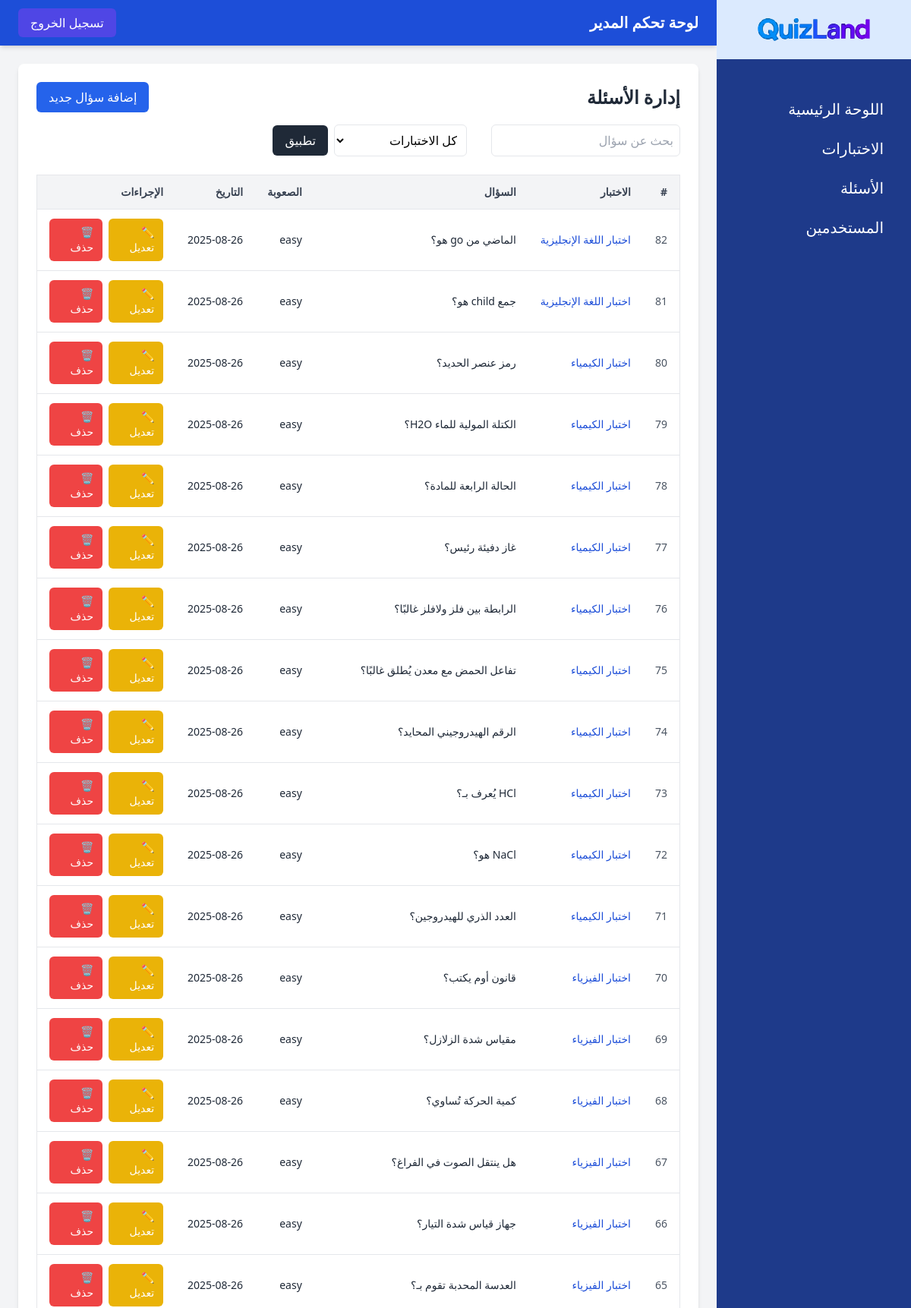
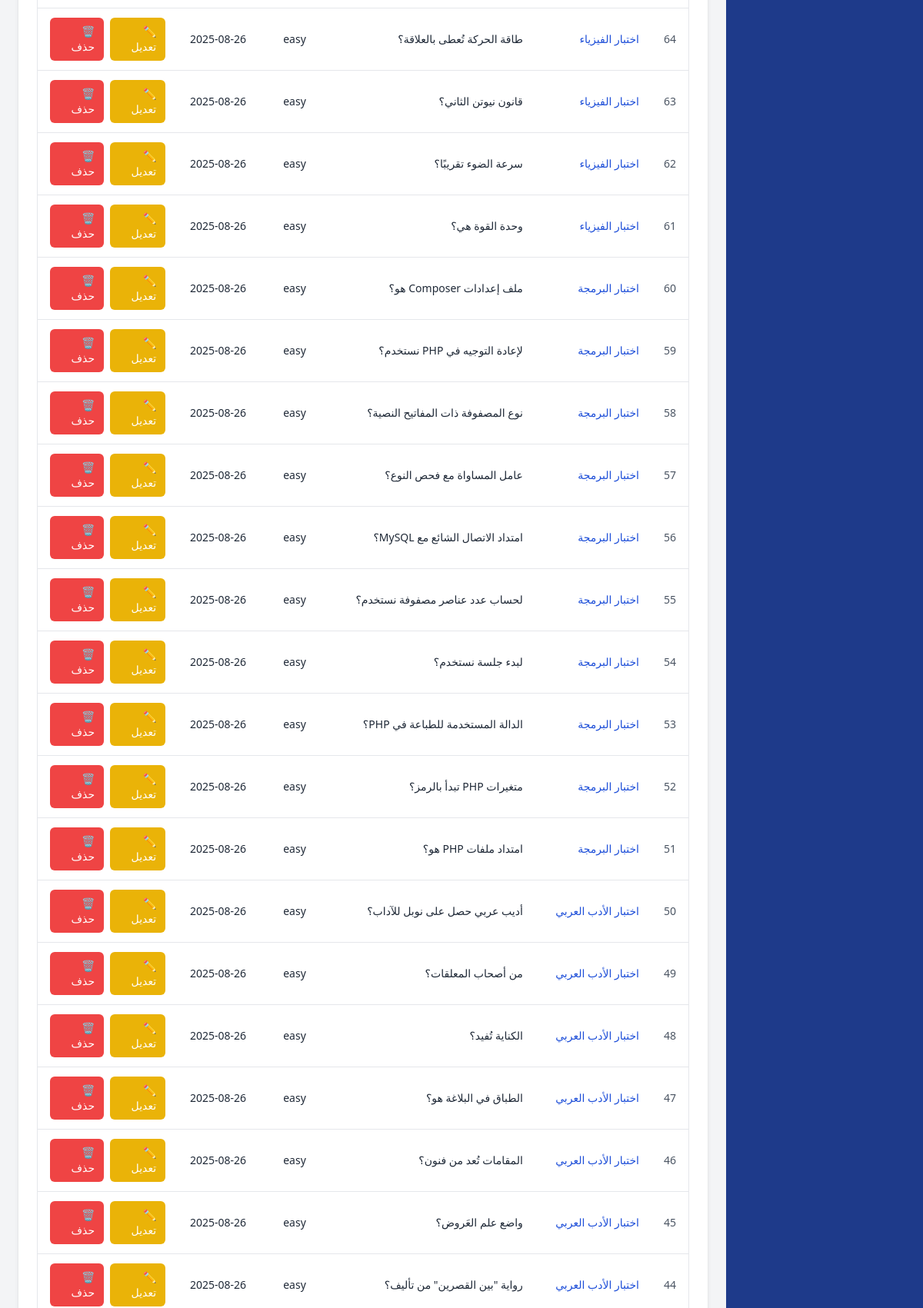
The page /views/admin/questions/ (signed in, upper part) on the database its author committed (2 pictures, top to bottom).
### tables this page shows
CREATE TABLE questions (
    id INT AUTO_INCREMENT PRIMARY KEY,
    quiz_id INT NOT NULL,
    question_text TEXT NOT NULL,
    question_type ENUM('multiple_choice', 'true_false', 'short_answer') NOT NULL DEFAULT 'multiple_choice',
    difficulty ENUM('easy', 'medium', 'hard') NOT NULL DEFAULT 'medium',
    created_at TIMESTAMP NOT NULL DEFAULT CURRENT_TIMESTAMP,
    updated_at TIMESTAMP NULL DEFAULT NULL ON UPDATE CURRENT_TIMESTAMP,
    CONSTRAINT fk_questions_quiz
        FOREIGN KEY (quiz_id) REFERENCES quizzes(id)
        ON UPDATE CASCADE
        ON DELETE CASCADE
);

CREATE TABLE quizzes (
    id INT AUTO_INCREMENT PRIMARY KEY,
    title VARCHAR(255) NOT NULL,
    description TEXT,
    category VARCHAR(255) NOT NULL,
    image VARCHAR(255) DEFAULT NULL,
    created_at TIMESTAMP DEFAULT CURRENT_TIMESTAMP,
    updated_at TIMESTAMP NULL DEFAULT NULL ON UPDATE CURRENT_TIMESTAMP,
    created_by INT NOT NULL,
    CONSTRAINT fk_quizzes_created_by
        FOREIGN KEY (created_by) REFERENCES users(id)
        ON UPDATE CASCADE
        ON DELETE RESTRICT
);

### views/Admin/questions/index.php (the view, shortened to what this page needs)
<?php
include '../../../config/db.php';
$search = isset($_GET['search']) ? trim($_GET['search']) : '';
$sql = "SELECT q.id, q.question_text, q.question_type, q.difficulty, q.created_at,
               qz.title AS quiz_title, qz.id AS quiz_id
        FROM questions q
        JOIN quizzes qz ON q.quiz_id = qz.id";
$sql .= " ORDER BY q.id DESC";
$stmt = $conn->prepare($sql);
$stmt->execute();
$res = $stmt->get_result();
$questions = $res->fetch_all(MYSQLI_ASSOC);
?>
<!DOCTYPE html>
<html lang="ar" dir="rtl">
<head>
    <script src="https://cdn.tailwindcss.com"></script>
</head>
<body class="bg-gray-100">
    <div class="flex">
        <?php include '../sidebar.php'; ?>
        <div class="flex-1 md:mr-64" style="width: -webkit-fill-available;">
            <?php include '../topbar.php'; ?>
            <div class="p-6">
                <div class="bg-white shadow-md p-6 rounded-lg">
                    <div class="flex items-center justify-between gap-3 flex-wrap">
                        <h2 class="text-2xl font-semibold text-gray-800">إدارة الأسئلة</h2>
                        <div class="flex items-center gap-2">
                            <a href="create.php" class="px-4 py-2 bg-blue-600 text-white rounded-md">إضافة سؤال جديد</a>
                        </div>
                    </div>
                    <form class="mt-4 flex items-center gap-2 flex-wrap" method="get">
                        <input type="text" name="search" value="<?= htmlspecialchars($search) ?>"
                            placeholder="بحث عن سؤال" class="border rounded-md p-2 bg-white ml-6">
                        <select name="quiz_id" class="border rounded-md p-2 bg-white">
                            <option value="">كل الاختبارات</option>
                        </select>
                        <button class="px-4 py-2 bg-gray-800 text-white rounded-md">تطبيق</button>
                    </form>
                    <?php if (count($questions) === 0): ?>
                        <p class="mt-6 text-gray-600">لا توجد أسئلة.</p>
                    <?php else: ?>
                        <div class="mt-6 overflow-x-auto hidden lg:block">
                            <table class="border border-gray-200 rounded-lg shadow-sm" style="width: 100% !important;">
                                <thead class="bg-gray-100 text-gray-700 text-sm uppercase">
                                    <tr>
                                        <th class="py-3 px-4 text-right border-b">#</th>
                                        <th class="py-3 px-4 text-right border-b">الاختبار</th>
                                        <th class="py-3 px-4 text-right border-b">السؤال</th>
                                        <th class="py-3 px-4 text-right border-b">الصعوبة</th>
                                        <th class="py-3 px-4 text-right border-b">التاريخ</th>
                                        <th class="py-3 px-4 text-right border-b">الإجراءات</th>
                                    </tr>
                                </thead>
                                <tbody class="divide-y divide-gray-200 text-sm text-gray-800">
                                    <?php foreach ($questions as $row): ?>
                                        <tr class="hover:bg-gray-50 transition">
                                            <td class="py-3 px-4 font-medium text-gray-600"><?= $row['id'] ?></td>
                                            <td class="py-3 px-4 whitespace-nowrap">
                                                <a href="index.php?quiz_id=<?= $row['quiz_id'] ?>"
                                                    class="text-blue-700 hover:underline">
                                                    <?= htmlspecialchars($row['quiz_title']) ?>
                                                </a>
                                            </td>
                                            <td class="py-3 px-4">
                                                <span class="block max-w-[250px] truncate"
                                                    title="<?= htmlspecialchars($row['question_text']) ?>">
                                                    <?= htmlspecialchars($row['question_text']) ?>
                                                </span>
                                            </td>
                                            <td class="py-3 px-4"><?= htmlspecialchars($row['difficulty']) ?></td>
                                            <td class="py-3 px-4 whitespace-nowrap">
                                                <?= date("Y-m-d", strtotime($row['created_at'])) ?>
                                            </td>
                                            <td class="py-3 px-4">
                                                <div class="flex items-center gap-2">
                                                    <a href="edit.php?id=<?= $row['id'] ?>"
                                                        class="inline-flex items-center text-white hover:opacity-90 transition bg-yellow-500 px-3 py-2 rounded-md">
                                                        ✏️ تعديل
                                                    </a>
                                                    <a href="delete.php?id=<?= $row['id'] ?>"
                                                        onclick="return confirm('هل أنت متأكد من الحذف؟');"
                                                        class="inline-flex items-center text-white hover:opacity-90 transition bg-red-500 px-3 py-2 rounded-md">
                                                        🗑️ حذف
                                                    </a>
                                                </div>
                                            </td>
                                        </tr>
                                    <?php endforeach; ?>
                                </tbody>
                            </table>
                        </div>
                    <?php endif; ?>
                </div>
            </div>
        </div>
    </div>
</body>
</html>

### views/Admin/sidebar.php (shortened to what this page needs)
<div id="sidebar"
    class="fixed inset-y-0 right-0 w-1/2 max-w-xs bg-blue-900 text-white z-50 transform -translate-x-full transition-transform duration-300 md:translate-x-0 md:fixed md:w-64 md:block hidden">
    <div class="p-6 text-center bg-blue-100">
        <img src="/QuizLand/assets/images/logo/logo.svg" alt="Logo" width="150" class="mx-auto">
    </div>
    <div class="mt-10">
        <ul>
            <li class="py-3 px-6 hover:bg-purple-700">
                <a href="/QuizLand/views/admin/" class="text-xl flex items-center">
                    اللوحة الرئيسية
                </a>
            </li>
            <li class="py-3 px-6 hover:bg-purple-700">
                <a href="/QuizLand/views/admin/quizzes/" class="text-xl flex items-center">
                    الاختبارات
                </a>
            </li>
            <li class="py-3 px-6 hover:bg-purple-700">
                <a href="/QuizLand/views/admin/questions/" class="text-xl flex items-center">
                    الأسئلة
                </a>
            </li>
            <li class="py-3 px-6 hover:bg-purple-700">
                <a href="/QuizLand/views/admin/users/" class="text-xl flex items-center">
                    المستخدمين
                </a>
            </li>
        </ul>
    </div>
</div>

### views/Admin/topbar.php (shortened to what this page needs)
<div class="bg-blue-700 shadow-md flex items-center justify-between px-6 py-4">
    <div class="flex items-center justify-between">
        <span class="md:text-xl font-semibold text-white">لوحة تحكم المدير</span>
    </div>
    <div class="flex items-center space-x-4">
        <div class="relative">
            <a href="/QuizLand/views/auth/logout.php"
                class="px-4 py-2 bg-indigo-600 text-white rounded-md ml-6 sm:ml-0">تسجيل
                الخروج</a>
        </div>
    </div>
</div>

### rows shown on the page
questions: id "82", quiz.title "اختبار اللغة الإنجليزية", question_text "الماضي من go هو؟", difficulty "easy", created_at "2025-08-26"
questions: id "81", quiz.title "اختبار اللغة الإنجليزية", question_text "جمع child هو؟", difficulty "easy", created_at "2025-08-26"
questions: id "80", quiz.title "اختبار الكيمياء", question_text "رمز عنصر الحديد؟", difficulty "easy", created_at "2025-08-26"
questions: id "79", quiz.title "اختبار الكيمياء", question_text "الكتلة المولية للماء H2O؟", difficulty "easy", created_at "2025-08-26"
questions: id "78", quiz.title "اختبار الكيمياء", question_text "الحالة الرابعة للمادة؟", difficulty "easy", created_at "2025-08-26"
questions: id "77", quiz.title "اختبار الكيمياء", question_text "غاز دفيئة رئيس؟", difficulty "easy", created_at "2025-08-26"
questions: id "76", quiz.title "اختبار الكيمياء", question_text "الرابطة بين فلز ولافلز غالبًا؟", difficulty "easy", created_at "2025-08-26"
questions: id "75", quiz.title "اختبار الكيمياء", question_text "تفاعل الحمض مع معدن يُطلق غالبًا؟", difficulty "easy", created_at "2025-08-26"
questions: id "74", quiz.title "اختبار الكيمياء", question_text "الرقم الهيدروجيني المحايد؟", difficulty "easy", created_at "2025-08-26"
questions: id "73", quiz.title "اختبار الكيمياء", question_text "HCl يُعرف بـ؟", difficulty "easy", created_at "2025-08-26"
questions: id "72", quiz.title "اختبار الكيمياء", question_text "NaCl هو؟", difficulty "easy", created_at "2025-08-26"
questions: id "71", quiz.title "اختبار الكيمياء", question_text "العدد الذري للهيدروجين؟", difficulty "easy", created_at "2025-08-26"
questions: id "70", quiz.title "اختبار الفيزياء", question_text "قانون أوم يكتب؟", difficulty "easy", created_at "2025-08-26"
questions: id "69", quiz.title "اختبار الفيزياء", question_text "مقياس شدة الزلازل؟", difficulty "easy", created_at "2025-08-26"
questions: id "68", quiz.title "اختبار الفيزياء", question_text "كمية الحركة تُساوي؟", difficulty "easy", created_at "2025-08-26"
questions: id "67", quiz.title "اختبار الفيزياء", question_text "هل ينتقل الصوت في الفراغ؟", difficulty "easy", created_at "2025-08-26"
questions: id "66", quiz.title "اختبار الفيزياء", question_text "جهاز قياس شدة التيار؟", difficulty "easy", created_at "2025-08-26"
questions: id "65", quiz.title "اختبار الفيزياء", question_text "العدسة المحدبة تقوم بـ؟", difficulty "easy", created_at "2025-08-26"
questions: id "64", quiz.title "اختبار الفيزياء", question_text "طاقة الحركة تُعطى بالعلاقة؟", difficulty "easy", created_at "2025-08-26"
questions: id "63", quiz.title "اختبار الفيزياء", question_text "قانون نيوتن الثاني؟", difficulty "easy", created_at "2025-08-26"
questions: id "62", quiz.title "اختبار الفيزياء", question_text "سرعة الضوء تقريبًا؟", difficulty "easy", created_at "2025-08-26"
questions: id "61", quiz.title "اختبار الفيزياء", question_text "وحدة القوة هي؟", difficulty "easy", created_at "2025-08-26"
questions: id "60", quiz.title "اختبار البرمجة", question_text "ملف إعدادات Composer هو؟", difficulty "easy", created_at "2025-08-26"
questions: id "59", quiz.title "اختبار البرمجة", question_text "لإعادة التوجيه في PHP نستخدم؟", difficulty "easy", created_at "2025-08-26"
questions: id "58", quiz.title "اختبار البرمجة", question_text "نوع المصفوفة ذات المفاتيح النصية؟", difficulty "easy", created_at "2025-08-26"
questions: id "57", quiz.title "اختبار البرمجة", question_text "عامل المساواة مع فحص النوع؟", difficulty "easy", created_at "2025-08-26"
questions: id "56", quiz.title "اختبار البرمجة", question_text "امتداد الاتصال الشائع مع MySQL؟", difficulty "easy", created_at "2025-08-26"
questions: id "55", quiz.title "اختبار البرمجة", question_text "لحساب عدد عناصر مصفوفة نستخدم؟", difficulty "easy", created_at "2025-08-26"
questions: id "54", quiz.title "اختبار البرمجة", question_text "لبدء جلسة نستخدم؟", difficulty "easy", created_at "2025-08-26"
questions: id "53", quiz.title "اختبار البرمجة", question_text "الدالة المستخدمة للطباعة في PHP؟", difficulty "easy", created_at "2025-08-26"
questions: id "52", quiz.title "اختبار البرمجة", question_text "متغيرات PHP تبدأ بالرمز؟", difficulty "easy", created_at "2025-08-26"
questions: id "51", quiz.title "اختبار البرمجة", question_text "امتداد ملفات PHP هو؟", difficulty "easy", created_at "2025-08-26"
questions: id "50", quiz.title "اختبار الأدب العربي", question_text "أديب عربي حصل على نوبل للآداب؟", difficulty "easy", created_at "2025-08-26"
questions: id "49", quiz.title "اختبار الأدب العربي", question_text "من أصحاب المعلقات؟", difficulty "easy", created_at "2025-08-26"
questions: id "48", quiz.title "اختبار الأدب العربي", question_text "الكناية تُفيد؟", difficulty "easy", created_at "2025-08-26"
questions: id "47", quiz.title "اختبار الأدب العربي", question_text "الطباق في البلاغة هو؟", difficulty "easy", created_at "2025-08-26"
questions: id "46", quiz.title "اختبار الأدب العربي", question_text "المقامات تُعد من فنون؟", difficulty "easy", created_at "2025-08-26"
questions: id "45", quiz.title "اختبار الأدب العربي", question_text "واضع علم العَروض؟", difficulty "easy", created_at "2025-08-26"
questions: id "44", quiz.title "اختبار الأدب العربي", question_text "رواية \"بين القصرين\" من تأليف؟", difficulty "easy", created_at "2025-08-26"
